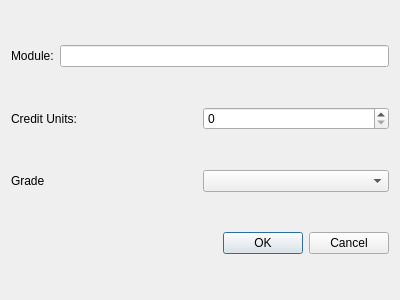
<?xml version="1.0" encoding="UTF-8"?>
<ui version="4.0">
 <class>Dialog</class>
 <widget class="QDialog" name="Dialog">
  <property name="geometry">
   <rect>
    <x>0</x>
    <y>0</y>
    <width>400</width>
    <height>300</height>
   </rect>
  </property>
  <property name="windowTitle">
   <string>Dialog</string>
  </property>
  <layout class="QHBoxLayout" name="horizontalLayout_5">
   <item>
    <layout class="QGridLayout" name="gridLayout">
     <item row="0" column="0">
      <layout class="QHBoxLayout" name="horizontalLayout_2">
       <item>
        <widget class="QLabel" name="label">
         <property name="text">
          <string>Module:</string>
         </property>
        </widget>
       </item>
       <item>
        <widget class="QLineEdit" name="lineEdit"/>
       </item>
      </layout>
     </item>
     <item row="1" column="0">
      <layout class="QHBoxLayout" name="horizontalLayout_3">
       <item>
        <widget class="QLabel" name="label_2">
         <property name="text">
          <string>Credit Units:</string>
         </property>
        </widget>
       </item>
       <item>
        <widget class="QSpinBox" name="spinBox">
         <property name="maximum">
          <number>200</number>
         </property>
        </widget>
       </item>
      </layout>
     </item>
     <item row="2" column="0">
      <layout class="QHBoxLayout" name="horizontalLayout_4">
       <item>
        <widget class="QLabel" name="label_3">
         <property name="text">
          <string>Grade</string>
         </property>
        </widget>
       </item>
       <item>
        <widget class="QComboBox" name="comboBox"/>
       </item>
      </layout>
     </item>
     <item row="3" column="0">
      <layout class="QHBoxLayout" name="horizontalLayout">
       <item>
        <spacer name="horizontalSpacer">
         <property name="orientation">
          <enum>Qt::Horizontal</enum>
         </property>
         <property name="sizeHint" stdset="0">
          <size>
           <width>40</width>
           <height>20</height>
          </size>
         </property>
        </spacer>
       </item>
       <item>
        <widget class="QDialogButtonBox" name="buttonBox">
         <property name="standardButtons">
          <set>QDialogButtonBox::Cancel|QDialogButtonBox::Ok</set>
         </property>
        </widget>
       </item>
      </layout>
     </item>
    </layout>
   </item>
  </layout>
 </widget>
 <resources/>
 <connections/>
</ui>
